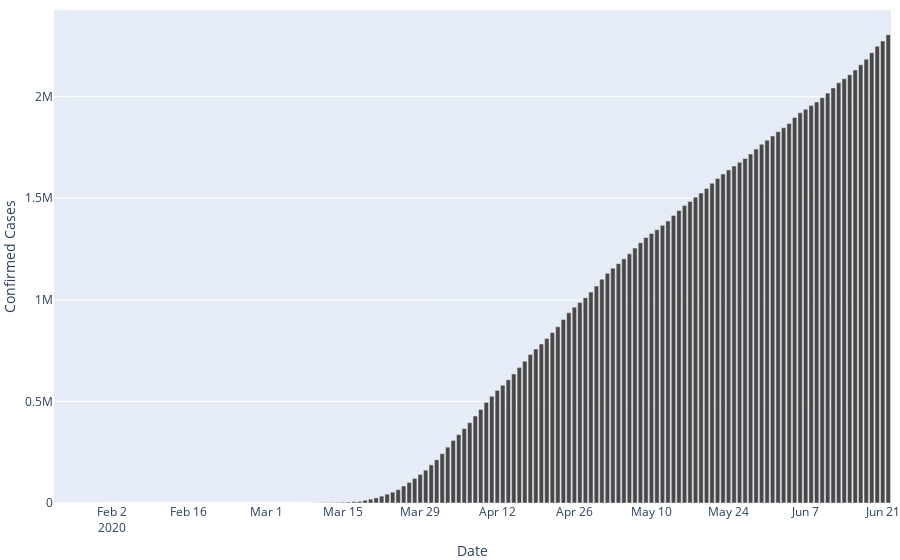

Here is the notebook cell this chart was saved with:
### Code cell
pio.show(incrementals['confirmed'])
